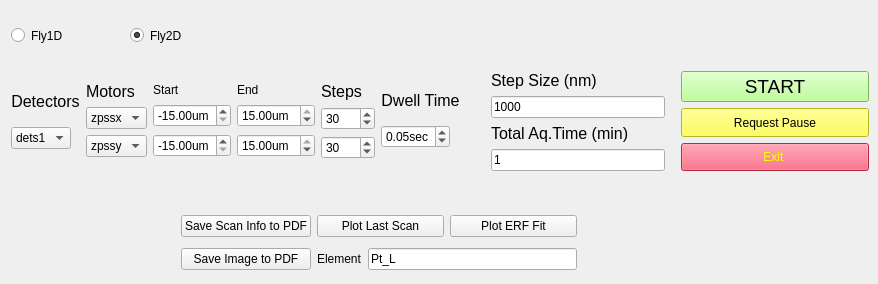
        <widget class="QWidget" name="scan">
         <attribute name="title">
          <string>Image Scan</string>
         </attribute>
         <widget class="QWidget" name="layoutWidget">
          <property name="geometry">
           <rect>
            <x>11</x>
            <y>60</y>
            <width>858</width>
            <height>123</height>
           </rect>
          </property>
          <layout class="QGridLayout" name="gridLayout_10">
           <item row="0" column="1">
            <layout class="QGridLayout" name="gridLayout_7">
             <item row="0" column="0">
              <layout class="QVBoxLayout" name="verticalLayout_17">
               <property name="leftMargin">
                <number>25</number>
               </property>
               <item>
                <widget class="QLabel" name="label_20">
                 <property name="sizePolicy">
                  <sizepolicy hsizetype="Preferred" vsizetype="Preferred">
                   <horstretch>0</horstretch>
                   <verstretch>0</verstretch>
                  </sizepolicy>
                 </property>
                 <property name="font">
                  <font>
                   <family>Arial</family>
                   <pointsize>12</pointsize>
                   <weight>50</weight>
                   <italic>false</italic>
                   <bold>false</bold>
                  </font>
                 </property>
                 <property name="text">
                  <string>Step Size (nm)</string>
                 </property>
                </widget>
               </item>
               <item>
                <widget class="QLineEdit" name="res">
                 <property name="sizePolicy">
                  <sizepolicy hsizetype="Preferred" vsizetype="Preferred">
                   <horstretch>0</horstretch>
                   <verstretch>0</verstretch>
                  </sizepolicy>
                 </property>
                 <property name="text">
                  <string>1000</string>
                 </property>
                 <property name="readOnly">
                  <bool>true</bool>
                 </property>
                </widget>
               </item>
              </layout>
             </item>
             <item row="1" column="0">
              <layout class="QVBoxLayout" name="verticalLayout_16">
               <property name="leftMargin">
                <number>25</number>
               </property>
               <item>
                <widget class="QLabel" name="label_19">
                 <property name="sizePolicy">
                  <sizepolicy hsizetype="Preferred" vsizetype="Preferred">
                   <horstretch>0</horstretch>
                   <verstretch>0</verstretch>
                  </sizepolicy>
                 </property>
                 <property name="font">
                  <font>
                   <family>Arial</family>
                   <pointsize>12</pointsize>
                   <weight>50</weight>
                   <italic>false</italic>
                   <bold>false</bold>
                  </font>
                 </property>
                 <property name="text">
                  <string>Total Aq.Time (min)</string>
                 </property>
                </widget>
               </item>
               <item>
                <widget class="QLineEdit" name="tot_time">
                 <property name="sizePolicy">
                  <sizepolicy hsizetype="Preferred" vsizetype="Preferred">
                   <horstretch>0</horstretch>
                   <verstretch>0</verstretch>
                  </sizepolicy>
                 </property>
                 <property name="text">
                  <string>1</string>
                 </property>
                 <property name="readOnly">
                  <bool>true</bool>
                 </property>
                </widget>
               </item>
              </layout>
             </item>
            </layout>
           </item>
           <item row="0" column="2">
            <layout class="QGridLayout" name="gridLayout_9">
             <property name="leftMargin">
              <number>10</number>
             </property>
             <item row="0" column="0">
              <widget class="QPushButton" name="start">
               <property name="sizePolicy">
                <sizepolicy hsizetype="Preferred" vsizetype="Preferred">
                 <horstretch>0</horstretch>
                 <verstretch>0</verstretch>
                </sizepolicy>
               </property>
               <property name="font">
                <font>
                 <family>MS Shell Dlg 2</family>
                 <pointsize>14</pointsize>
                 <weight>50</weight>
                 <italic>false</italic>
                 <bold>false</bold>
                </font>
               </property>
               <property name="styleSheet">
                <string notr="true">background-color: rgb(170, 255, 127);
font: 14pt &quot;MS Shell Dlg 2&quot;;
</string>
               </property>
               <property name="text">
                <string>START</string>
               </property>
              </widget>
             </item>
             <item row="1" column="0">
              <widget class="QPushButton" name="pushButton_2">
               <property name="sizePolicy">
                <sizepolicy hsizetype="Preferred" vsizetype="Preferred">
                 <horstretch>0</horstretch>
                 <verstretch>0</verstretch>
                </sizepolicy>
               </property>
               <property name="styleSheet">
                <string notr="true">background-color: rgb(255, 255, 50);
font: 75 8pt &quot;MS Shell Dlg 2&quot;;</string>
               </property>
               <property name="text">
                <string>Request Pause</string>
               </property>
              </widget>
             </item>
             <item row="2" column="0">
              <widget class="QPushButton" name="pb_exit">
               <property name="sizePolicy">
                <sizepolicy hsizetype="Preferred" vsizetype="Preferred">
                 <horstretch>0</horstretch>
                 <verstretch>0</verstretch>
                </sizepolicy>
               </property>
               <property name="styleSheet">
                <string notr="true">color: rgb(255, 255, 7);
background-color: rgb(255, 57, 93);
font: 75 15pt &quot;MS Shell Dlg 2&quot;;</string>
               </property>
               <property name="text">
                <string>Exit </string>
               </property>
              </widget>
             </item>
            </layout>
           </item>
           <item row="0" column="0">
            <layout class="QGridLayout" name="gridLayout_8">
             <item row="0" column="0">
              <layout class="QVBoxLayout" name="verticalLayout_15">
               <item>
                <widget class="QLabel" name="label_17">
                 <property name="sizePolicy">
                  <sizepolicy hsizetype="Fixed" vsizetype="Fixed">
                   <horstretch>0</horstretch>
                   <verstretch>0</verstretch>
                  </sizepolicy>
                 </property>
                 <property name="font">
                  <font>
                   <family>Arial</family>
                   <pointsize>12</pointsize>
                   <weight>50</weight>
                   <italic>false</italic>
                   <bold>false</bold>
                  </font>
                 </property>
                 <property name="text">
                  <string>Detectors</string>
                 </property>
                 <property name="alignment">
                  <set>Qt::AlignCenter</set>
                 </property>
                </widget>
               </item>
               <item>
                <widget class="QComboBox" name="pb_dets">
                 <property name="sizePolicy">
                  <sizepolicy hsizetype="Fixed" vsizetype="Fixed">
                   <horstretch>0</horstretch>
                   <verstretch>0</verstretch>
                  </sizepolicy>
                 </property>
                 <item>
                  <property name="text">
                   <string>dets1</string>
                  </property>
                 </item>
                 <item>
                  <property name="text">
                   <string>dets2</string>
                  </property>
                 </item>
                 <item>
                  <property name="text">
                   <string>dets3</string>
                  </property>
                 </item>
                </widget>
               </item>
              </layout>
             </item>
             <item row="0" column="1">
              <layout class="QVBoxLayout" name="verticalLayout_13">
               <item>
                <widget class="QLabel" name="label_2">
                 <property name="sizePolicy">
                  <sizepolicy hsizetype="Fixed" vsizetype="Fixed">
                   <horstretch>0</horstretch>
                   <verstretch>0</verstretch>
                  </sizepolicy>
                 </property>
                 <property name="font">
                  <font>
                   <family>Arial</family>
                   <pointsize>12</pointsize>
                   <weight>50</weight>
                   <italic>false</italic>
                   <bold>false</bold>
                  </font>
                 </property>
                 <property name="text">
                  <string>Motors</string>
                 </property>
                </widget>
               </item>
               <item>
                <widget class="QComboBox" name="cb_motor1">
                 <property name="sizePolicy">
                  <sizepolicy hsizetype="Fixed" vsizetype="Fixed">
                   <horstretch>0</horstretch>
                   <verstretch>0</verstretch>
                  </sizepolicy>
                 </property>
                 <item>
                  <property name="text">
                   <string>zpssx</string>
                  </property>
                 </item>
                 <item>
                  <property name="text">
                   <string>zpssy</string>
                  </property>
                 </item>
                 <item>
                  <property name="text">
                   <string>zpssz</string>
                  </property>
                 </item>
                </widget>
               </item>
               <item>
                <widget class="QComboBox" name="cb_motor2">
                 <property name="sizePolicy">
                  <sizepolicy hsizetype="Fixed" vsizetype="Fixed">
                   <horstretch>0</horstretch>
                   <verstretch>0</verstretch>
                  </sizepolicy>
                 </property>
                 <item>
                  <property name="text">
                   <string>zpssy</string>
                  </property>
                 </item>
                 <item>
                  <property name="text">
                   <string>zpssx</string>
                  </property>
                 </item>
                 <item>
                  <property name="text">
                   <string>zpssz</string>
                  </property>
                 </item>
                </widget>
               </item>
              </layout>
             </item>
             <item row="0" column="5">
              <layout class="QVBoxLayout" name="verticalLayout_12">
               <item>
                <widget class="QLabel" name="label_9">
                 <property name="sizePolicy">
                  <sizepolicy hsizetype="Fixed" vsizetype="Fixed">
                   <horstretch>0</horstretch>
                   <verstretch>0</verstretch>
                  </sizepolicy>
                 </property>
                 <property name="font">
                  <font>
                   <family>Arial</family>
                   <pointsize>12</pointsize>
                   <weight>50</weight>
                   <italic>false</italic>
                   <bold>false</bold>
                  </font>
                 </property>
                 <property name="text">
                  <string>Dwell Time</string>
                 </property>
                 <property name="textFormat">
                  <enum>Qt::AutoText</enum>
                 </property>
                 <property name="scaledContents">
                  <bool>false</bool>
                 </property>
                 <property name="alignment">
                  <set>Qt::AlignCenter</set>
                 </property>
                </widget>
               </item>
               <item>
                <widget class="QDoubleSpinBox" name="dwell">
                 <property name="sizePolicy">
                  <sizepolicy hsizetype="Fixed" vsizetype="Fixed">
                   <horstretch>0</horstretch>
                   <verstretch>0</verstretch>
                  </sizepolicy>
                 </property>
                 <property name="prefix">
                  <string/>
                 </property>
                 <property name="suffix">
                  <string notr="true">sec</string>
                 </property>
                 <property name="minimum">
                  <double>0.000000000000000</double>
                 </property>
                 <property name="maximum">
                  <double>0.500000000000000</double>
                 </property>
                 <property name="singleStep">
                  <double>0.010000000000000</double>
                 </property>
                 <property name="value">
                  <double>0.050000000000000</double>
                 </property>
                </widget>
               </item>
              </layout>
             </item>
             <item row="0" column="3">
              <layout class="QVBoxLayout" name="verticalLayout_10">
               <item>
                <widget class="QLabel" name="label_18">
                 <property name="sizePolicy">
                  <sizepolicy hsizetype="Fixed" vsizetype="Fixed">
                   <horstretch>0</horstretch>
                   <verstretch>0</verstretch>
                  </sizepolicy>
                 </property>
                 <property name="text">
                  <string>End</string>
                 </property>
                </widget>
               </item>
               <item>
                <widget class="QDoubleSpinBox" name="x_end">
                 <property name="sizePolicy">
                  <sizepolicy hsizetype="Fixed" vsizetype="Fixed">
                   <horstretch>0</horstretch>
                   <verstretch>0</verstretch>
                  </sizepolicy>
                 </property>
                 <property name="suffix">
                  <string notr="true">um</string>
                 </property>
                 <property name="minimum">
                  <double>-15.000000000000000</double>
                 </property>
                 <property name="maximum">
                  <double>15.000000000000000</double>
                 </property>
                 <property name="singleStep">
                  <double>5.000000000000000</double>
                 </property>
                 <property name="value">
                  <double>15.000000000000000</double>
                 </property>
                </widget>
               </item>
               <item>
                <widget class="QDoubleSpinBox" name="y_end">
                 <property name="sizePolicy">
                  <sizepolicy hsizetype="Fixed" vsizetype="Fixed">
                   <horstretch>0</horstretch>
                   <verstretch>0</verstretch>
                  </sizepolicy>
                 </property>
                 <property name="suffix">
                  <string notr="true">um</string>
                 </property>
                 <property name="minimum">
                  <double>-15.000000000000000</double>
                 </property>
                 <property name="maximum">
                  <double>15.000000000000000</double>
                 </property>
                 <property name="singleStep">
                  <double>5.000000000000000</double>
                 </property>
                 <property name="value">
                  <double>15.000000000000000</double>
                 </property>
                </widget>
               </item>
              </layout>
             </item>
             <item row="0" column="4">
              <layout class="QVBoxLayout" name="verticalLayout_11">
               <item>
                <widget class="QLabel" name="label_5">
                 <property name="sizePolicy">
                  <sizepolicy hsizetype="Fixed" vsizetype="Fixed">
                   <horstretch>0</horstretch>
                   <verstretch>0</verstretch>
                  </sizepolicy>
                 </property>
                 <property name="font">
                  <font>
                   <family>Arial</family>
                   <pointsize>12</pointsize>
                   <weight>50</weight>
                   <italic>false</italic>
                   <bold>false</bold>
                  </font>
                 </property>
                 <property name="text">
                  <string>Steps</string>
                 </property>
                 <property name="textFormat">
                  <enum>Qt::AutoText</enum>
                 </property>
                 <property name="scaledContents">
                  <bool>false</bool>
                 </property>
                 <property name="alignment">
                  <set>Qt::AlignCenter</set>
                 </property>
                </widget>
               </item>
               <item>
                <widget class="QSpinBox" name="x_step">
                 <property name="sizePolicy">
                  <sizepolicy hsizetype="Fixed" vsizetype="Fixed">
                   <horstretch>0</horstretch>
                   <verstretch>0</verstretch>
                  </sizepolicy>
                 </property>
                 <property name="minimum">
                  <number>1</number>
                 </property>
                 <property name="maximum">
                  <number>1000</number>
                 </property>
                 <property name="singleStep">
                  <number>10</number>
                 </property>
                 <property name="value">
                  <number>30</number>
                 </property>
                </widget>
               </item>
               <item>
                <widget class="QSpinBox" name="y_step">
                 <property name="sizePolicy">
                  <sizepolicy hsizetype="Fixed" vsizetype="Fixed">
                   <horstretch>0</horstretch>
                   <verstretch>0</verstretch>
                  </sizepolicy>
                 </property>
                 <property name="minimum">
                  <number>1</number>
                 </property>
                 <property name="maximum">
                  <number>1000</number>
                 </property>
                 <property name="singleStep">
                  <number>10</number>
                 </property>
                 <property name="value">
                  <number>30</number>
                 </property>
                </widget>
               </item>
              </layout>
             </item>
             <item row="0" column="2">
              <layout class="QVBoxLayout" name="verticalLayout_9">
               <item>
                <widget class="QLabel" name="label_14">
                 <property name="sizePolicy">
                  <sizepolicy hsizetype="Fixed" vsizetype="Fixed">
                   <horstretch>0</horstretch>
                   <verstretch>0</verstretch>
                  </sizepolicy>
                 </property>
                 <property name="text">
                  <string>Start</string>
                 </property>
                </widget>
               </item>
               <item>
                <widget class="QDoubleSpinBox" name="x_start">
                 <property name="sizePolicy">
                  <sizepolicy hsizetype="Fixed" vsizetype="Fixed">
                   <horstretch>0</horstretch>
                   <verstretch>0</verstretch>
                  </sizepolicy>
                 </property>
                 <property name="prefix">
                  <string notr="true"/>
                 </property>
                 <property name="suffix">
                  <string>um</string>
                 </property>
                 <property name="minimum">
                  <double>-15.000000000000000</double>
                 </property>
                 <property name="maximum">
                  <double>15.000000000000000</double>
                 </property>
                 <property name="singleStep">
                  <double>5.000000000000000</double>
                 </property>
                 <property name="value">
                  <double>-15.000000000000000</double>
                 </property>
                </widget>
               </item>
               <item>
                <widget class="QDoubleSpinBox" name="y_start">
                 <property name="sizePolicy">
                  <sizepolicy hsizetype="Fixed" vsizetype="Fixed">
                   <horstretch>0</horstretch>
                   <verstretch>0</verstretch>
                  </sizepolicy>
                 </property>
                 <property name="prefix">
                  <string notr="true"/>
                 </property>
                 <property name="suffix">
                  <string>um</string>
                 </property>
                 <property name="minimum">
                  <double>-15.000000000000000</double>
                 </property>
                 <property name="maximum">
                  <double>15.000000000000000</double>
                 </property>
                 <property name="singleStep">
                  <double>5.000000000000000</double>
                 </property>
                 <property name="value">
                  <double>-15.000000000000000</double>
                 </property>
                </widget>
               </item>
              </layout>
             </item>
            </layout>
           </item>
          </layout>
         </widget>
         <widget class="QWidget" name="layoutWidget">
          <property name="geometry">
           <rect>
            <x>11</x>
            <y>10</y>
            <width>231</width>
            <height>51</height>
           </rect>
          </property>
          <layout class="QGridLayout" name="gridLayout_11">
           <item row="0" column="0">
            <widget class="QRadioButton" name="rb_1d">
             <property name="sizePolicy">
              <sizepolicy hsizetype="Preferred" vsizetype="Preferred">
               <horstretch>0</horstretch>
               <verstretch>0</verstretch>
              </sizepolicy>
             </property>
             <property name="styleSheet">
              <string notr="true">font: 75 15pt &quot;Arial&quot;;</string>
             </property>
             <property name="text">
              <string>Fly1D</string>
             </property>
            </widget>
           </item>
           <item row="0" column="1">
            <widget class="QRadioButton" name="rb_2d">
             <property name="sizePolicy">
              <sizepolicy hsizetype="Preferred" vsizetype="Preferred">
               <horstretch>0</horstretch>
               <verstretch>0</verstretch>
              </sizepolicy>
             </property>
             <property name="styleSheet">
              <string notr="true">font: 75 15pt &quot;Arial&quot;;
border-color: rgb(255, 235, 119);
</string>
             </property>
             <property name="text">
              <string>Fly2D</string>
             </property>
             <property name="checked">
              <bool>true</bool>
             </property>
            </widget>
           </item>
          </layout>
         </widget>
         <widget class="QWidget" name="">
          <property name="geometry">
           <rect>
            <x>181</x>
            <y>210</y>
            <width>396</width>
            <height>65</height>
           </rect>
          </property>
          <layout class="QGridLayout" name="gridLayout_17">
           <item row="0" column="0">
            <widget class="QPushButton" name="pb_save_scan_info">
             <property name="text">
              <string>Save Scan Info to PDF</string>
             </property>
            </widget>
           </item>
           <item row="0" column="1">
            <widget class="QPushButton" name="plot_last_data">
             <property name="text">
              <string>Plot Last Scan</string>
             </property>
            </widget>
           </item>
           <item row="0" column="2">
            <widget class="QPushButton" name="pb_erf_fit">
             <property name="text">
              <string>Plot ERF Fit</string>
             </property>
            </widget>
           </item>
           <item row="1" column="0">
            <widget class="QPushButton" name="pb_insert_to_pdf_2">
             <property name="text">
              <string>Save Image to PDF</string>
             </property>
            </widget>
           </item>
           <item row="1" column="1" colspan="2">
            <layout class="QGridLayout" name="gridLayout_16">
             <item row="0" column="1">
              <widget class="QLineEdit" name="le_current_elem">
               <property name="text">
                <string>Pt_L</string>
               </property>
              </widget>
             </item>
             <item row="0" column="0">
              <widget class="QLabel" name="label_22">
               <property name="text">
                <string>Element</string>
               </property>
              </widget>
             </item>
            </layout>
           </item>
          </layout>
         </widget>
        </widget>
